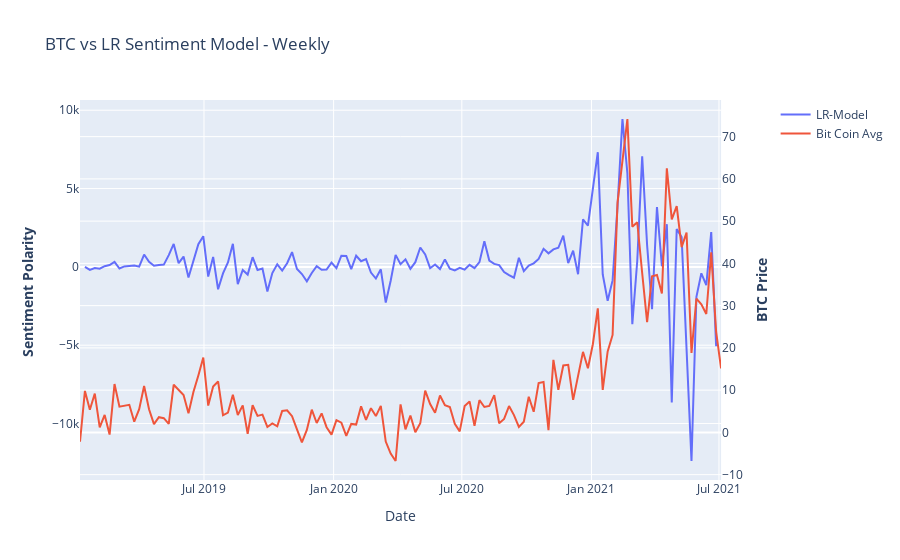

Notebook code cell kept with this figure:
### Code cell
# Create figure with secondary y-axis
fig = make_subplots(specs=[[{"secondary_y": True}]])

# Add traces
fig.add_trace(
    go.Scatter(x=btc_price_avg.diff().index, y=btc_price_avg.diff(), name="LR-Model"),
    secondary_y=False,
)

fig.add_trace(
    go.Scatter(x=a.index, y=a, name="Bit Coin Avg"),
    secondary_y=True,
)

# Add figure title
fig.update_layout(
    title_text="BTC vs LR Sentiment Model - Weekly"
)

# Set x-axis title
fig.update_xaxes(title_text="Date")

# Set y-axes titles
fig.update_yaxes(title_text="<b>Sentiment Polarity </b>", secondary_y=False)
fig.update_yaxes(title_text="<b>BTC Price</b>", secondary_y=True)

fig.show()

### Figure 1 — Plotly figure (JSON) as saved in the notebook; plotly's stock layout.template omitted (floating-point values rounded to 4 significant figures; data arrays with more than 128 entries replaced by an {"elided": "..."} marker saying what was removed)
{"data": [{"name": "LR-Model", "type": "scatter", "x": {"elided": "130 str values"}, "xaxis": "x", "y": {"elided": "130 float values"}, "yaxis": "y"}, {"name": "Bit Coin Avg", "type": "scatter", "x": {"elided": "131 str values"}, "xaxis": "x", "y": {"elided": "131 float values"}, "yaxis": "y2"}], "layout": {"title": {"text": "BTC vs LR Sentiment Model - Weekly"}, "xaxis": {"anchor": "y", "domain": [0, 0.94], "title": {"text": "Date"}}, "yaxis": {"anchor": "x", "domain": [0, 1], "title": {"text": "<b>Sentiment Polarity </b>"}}, "yaxis2": {"anchor": "x", "overlaying": "y", "side": "right", "title": {"text": "<b>BTC Price</b>"}}}}
